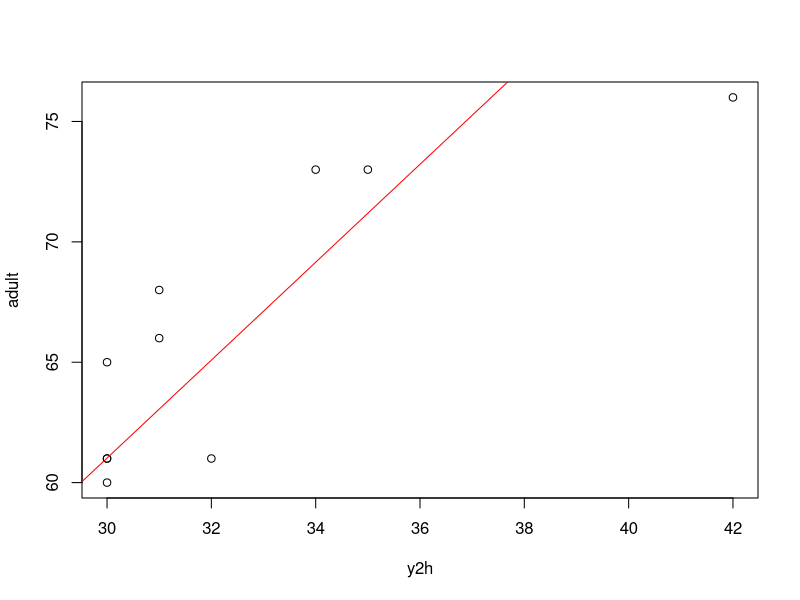

Generate this figure with R:
set.seed(17)
  adult <- round(unlist(lapply(1:10, function(i) jitter(67, amount=10))), digits=0)
  # 60 76 66 73 65 68 61 61 73 61
  factors <- unlist(lapply(1:10, function(i) jitter(2, amount=0.2)))
  y2h <- round(adult/factors)
  plot(y2h, adult)
  tbl.heights <- data.frame(y2h=y2h, adult=adult)
  fit <- lm(adult ~ y2h + 0, data=tbl.heights)
abline(fit, col="red")


